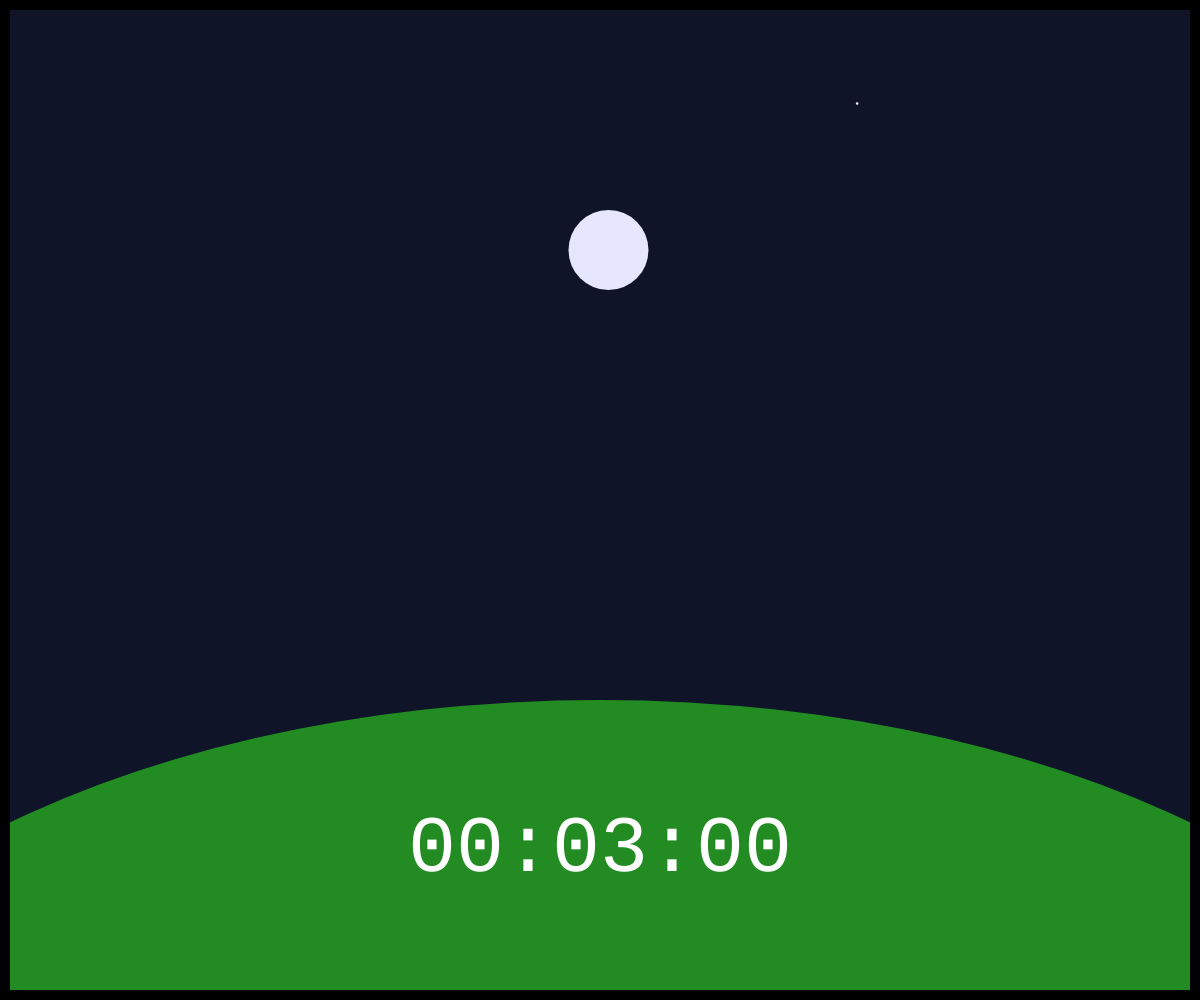
Frame 1 (no input)
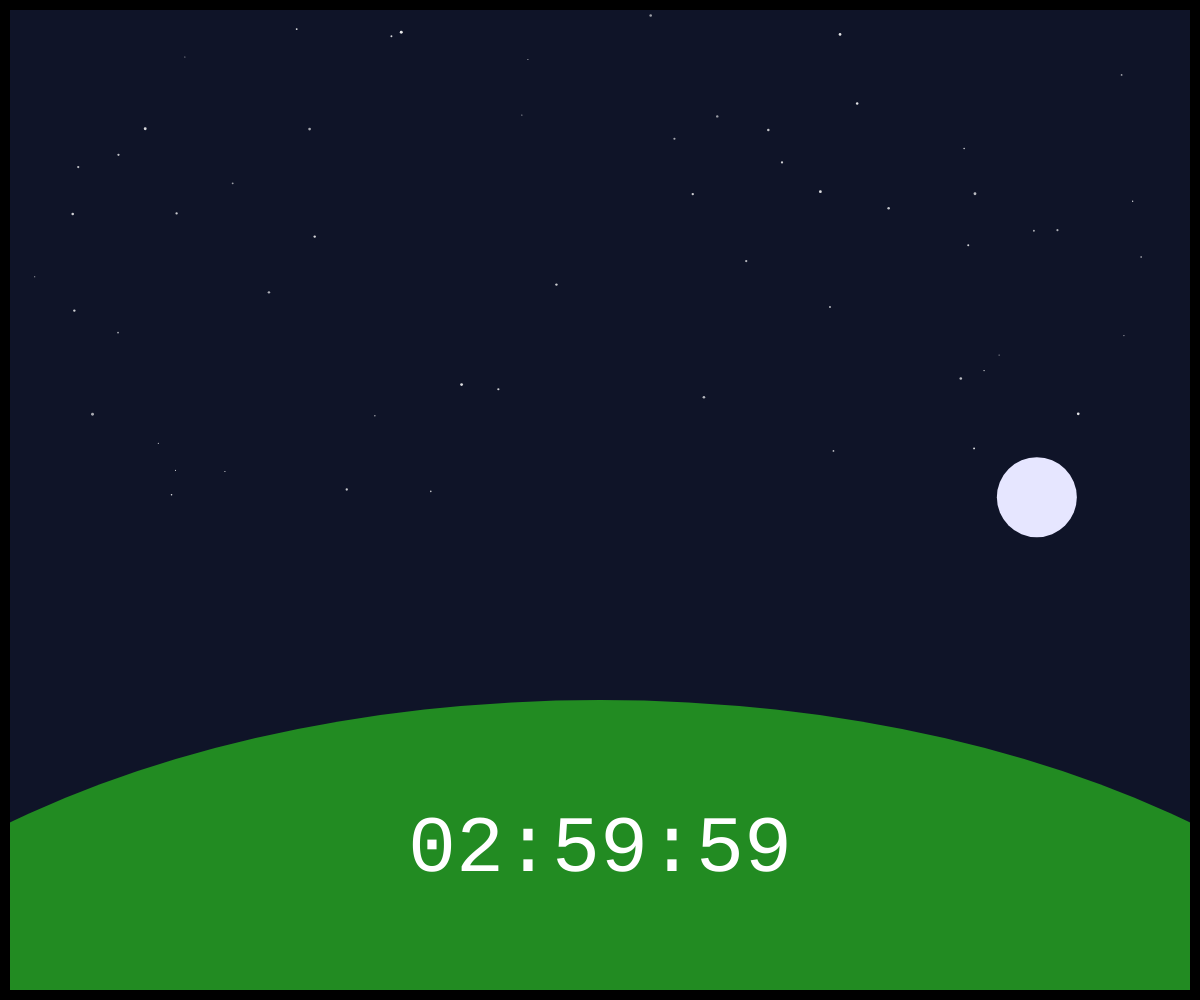
Frame 60 (no input)
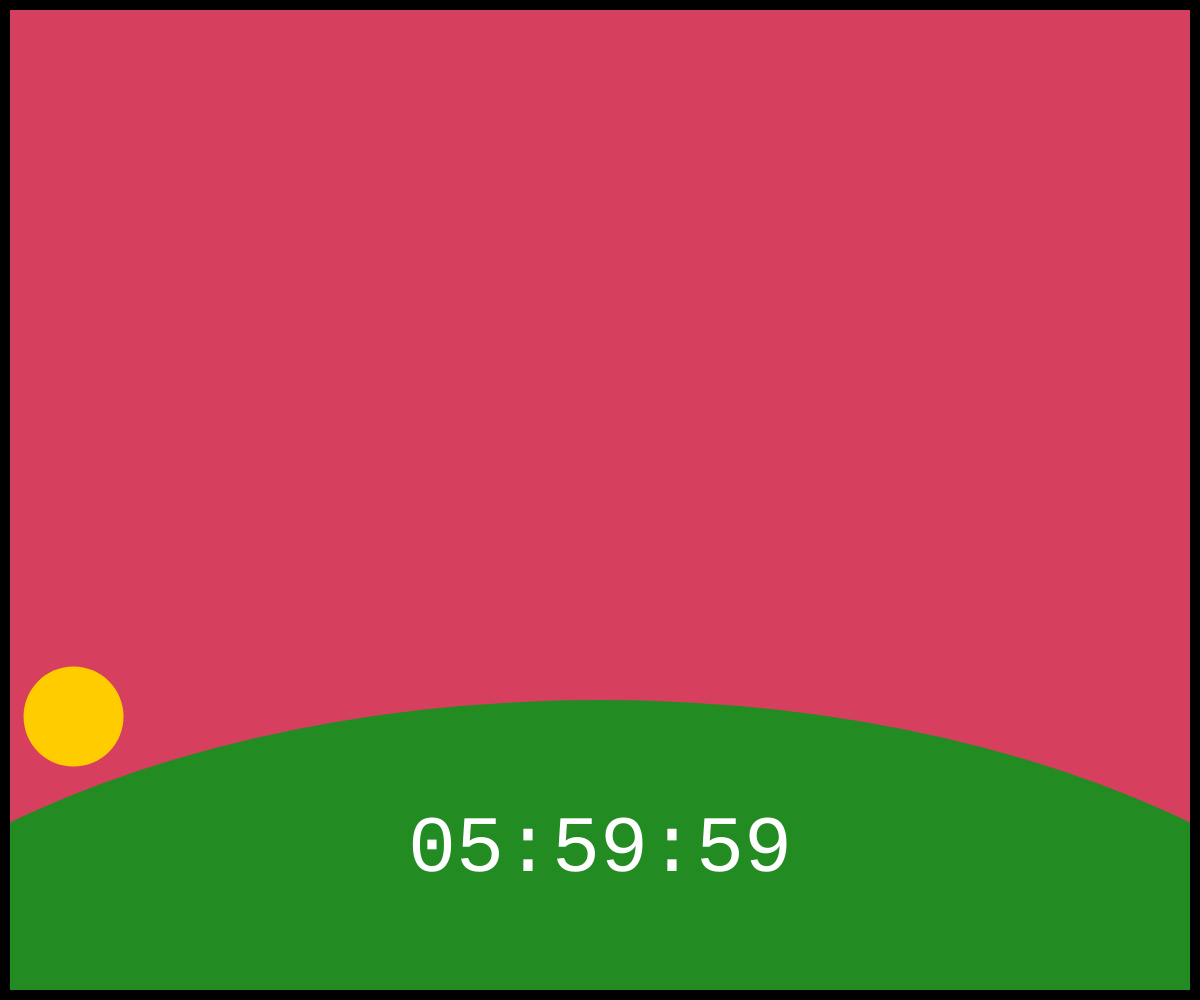
Frame 120 (the mouse pressed at the canvas centre since frame 60)

The p5.js sketch that drew these frames (run headless with seeded random() and noise() and a simulated clock; from frame 60 on, the mouse is pressed at the canvas centre):

// p5.js sketch
// ── sketch.js
let coloriTransizione;
let coloreNotte;

let stelle = [];
let maxStelle = 100;
let stelleVisibili = 0;
let ultimoMinuto = -1;
let stelleBrillanti = [];

let pollini = [];
let maxPollini = 100;
let ultimoSecondoSimulato = -1;

let orarioSimulato = 0; // Inizio simulazione a mezzanotte

function setup() {
  createCanvas(windowWidth, windowHeight);
  textFont('monospace');
  colorMode(RGB);

  coloriTransizione = [
    color(39, 18, 104),
    color(124, 20, 142),
    color(209, 24, 134),
    color(226, 140, 14),
    color(39, 170, 225)
  ];

  coloreNotte = color(15, 20, 40);

  for (let i = 0; i < maxStelle; i++) {
    stelle.push({
      x: random(width),
      y: random(height * 0.5),
      size: random(1, 3),
      alpha: random(150, 230)
    });
  }
}

function windowResized() {
  resizeCanvas(windowWidth, windowHeight);
}

function draw() {
  // 🔁 Avanza l'orario simulato (es. 0.05 = 20x più veloce)
  orarioSimulato += 0.05;
  if (orarioSimulato >= 24) orarioSimulato = 0;

  let h = floor(orarioSimulato);
  let m = floor((orarioSimulato - h) * 60);
  let s = floor(((orarioSimulato - h) * 60 - m) * 60);
  let orarioReale = h + m / 60 + s / 3600;
  let oraStr = nf(h, 2) + ":" + nf(m, 2) + ":" + nf(s, 2);

  // 🟦 Sfondo dinamico
  let sfondo;
  if (orarioReale >= 4 && orarioReale < 7) {
    sfondo = transizioneConNotte(map(orarioReale, 4, 7, 0, 1), true);
  } else if (orarioReale >= 7 && orarioReale < 18) {
    sfondo = coloriTransizione[coloriTransizione.length - 1];
  } else if (orarioReale >= 18 && orarioReale < 21) {
    sfondo = transizioneConNotte(map(orarioReale, 18, 21, 0, 1), false);
  } else {
    sfondo = coloreNotte;
  }

  background(sfondo);

  let secondiTotali = floor(orarioReale * 3600);
  let secondiSimulati = secondiTotali % 60;

  // ✨ Stelle notturne
  if (orarioReale >= 21 || orarioReale < 4) {
    if (stelleVisibili < maxStelle) stelleVisibili++;

    // Ogni nuovo minuto: nuove stelle brillanti
    if (m !== ultimoMinuto) {
      ultimoMinuto = m;
      stelleBrillanti = [];
      for (let i = 0; i < 5; i++) {
        let index = floor(random(stelleVisibili));
        stelleBrillanti.push({ index: index, timer: 60 });
      }
    }

    noStroke();
    for (let i = 0; i < stelleVisibili; i++) {
      let alpha = stelle[i].alpha;
      for (let b of stelleBrillanti) {
        if (b.index === i) alpha = lerp(alpha, 255, 0.6);
      }
      fill(255, alpha);
      ellipse(stelle[i].x, stelle[i].y, stelle[i].size);
    }

    stelleBrillanti = stelleBrillanti.filter(b => --b.timer > 0);
    pollini = [];

  } else if (orarioReale >= 7 && orarioReale < 18) {
    // ☀ Pollini diurni (simulati ogni frame)
    if (secondiSimulati !== ultimoSecondoSimulato && pollini.length < maxPollini) {
      pollini.push({
        x: random(width),
        y: random(height * 0.5, height * 0.9),
        size: random(1, 3),
        alpha: 0,
        lifetime: 300
      });
      ultimoSecondoSimulato = secondiSimulati;
    }

    noStroke();
    for (let p of pollini) {
      p.y -= 0.3 + noise(p.x, frameCount * 0.01) * 0.3;
      p.alpha = min(p.alpha + 5, 200);
      fill(255, p.alpha);
      ellipse(p.x, p.y, p.size);
      p.lifetime--;
    }

    pollini = pollini.filter(p => p.lifetime > 0);
    stelleVisibili = 0;
    stelleBrillanti = [];
    ultimoMinuto = -1;

  } else {
    // Alba/tramonto → nessun elemento extra
    stelleVisibili = 0;
    stelleBrillanti = [];
    pollini = [];
    ultimoMinuto = -1;
    ultimoSecondoSimulato = -1;
  }

  // 🌞🌙 Orbita sole/luna
  let raggioX = width * 0.45;
  let raggioY = height * 0.6;
  let centerX = width / 2;
  let centerY = height * 0.85;

  let angolo;
  let isSole = false;
  let isLuna = false;

  if (orarioReale >= 5 && orarioReale <= 19) {
    angolo = lerp(PI, 0, map(orarioReale, 5, 19, 0, 1));
    isSole = true;
  } else {
    let progressLuna = orarioReale > 19
      ? map(orarioReale, 19, 24, 0, 0.5)
      : map(orarioReale, 0, 5, 0.5, 1);
    angolo = lerp(PI, 0, progressLuna);
    isLuna = true;
  }

  let corpoX = centerX + cos(angolo) * raggioX;
  let corpoY = centerY - sin(angolo) * raggioY;

  noStroke();
  if (isSole) {
    fill(255, 204, 0);
    ellipse(corpoX, corpoY, 100);
  } else if (isLuna) {
    fill(230, 230, 255);
    ellipse(corpoX, corpoY, 80);
  }

  // Collina
  fill(34, 139, 34);
  noStroke();
  let hillHeight = height * 0.5;
  ellipse(width / 2, height + hillHeight / 2.5, width * 1.5, hillHeight * 2);

  // Orologio
  fill(255);
  textAlign(CENTER, CENTER);
  textSize(80);
  text(oraStr, width / 2, height - hillHeight * 0.3);

  // Cornice
  stroke(0);
  strokeWeight(20);
  noFill();
  rect(0, 0, width, height);
}

function transizioneConNotte(t, versoGiorno) {
  let colori = versoGiorno
    ? [coloreNotte, ...coloriTransizione]
    : [...coloriTransizione.slice().reverse(), coloreNotte];

  let step = 1 / (colori.length - 1);
  let index = floor(t / step);
  let tInter = (t - index * step) / step;

  if (index >= colori.length - 1) return colori[colori.length - 1];
  return lerpColor(colori[index], colori[index + 1], tInter);
}
